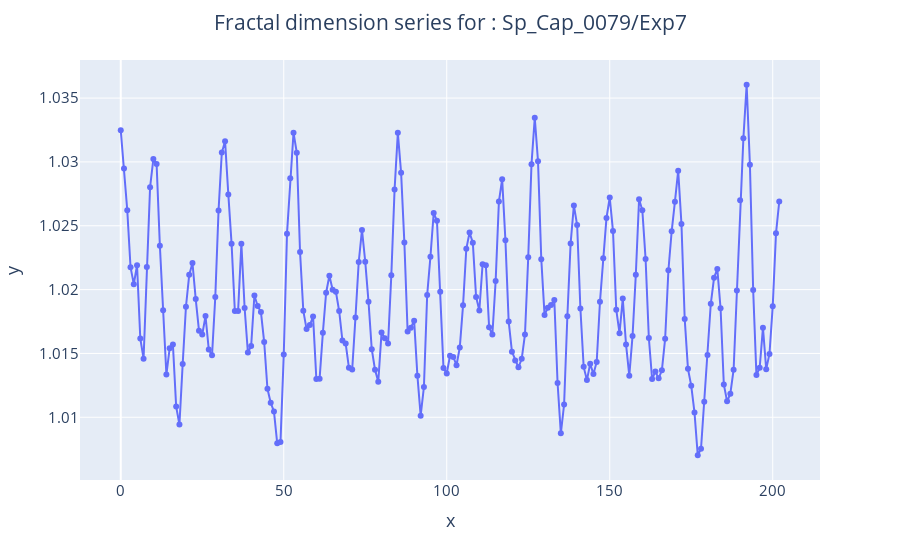

Notebook source saved alongside this figure:
### Code cell
mindice=63
fig = px.line(y=dfCelsDimFrac.dimFracDistro.iloc[mindice], markers=True)
fig.update_layout(title_text='Fractal dimension series for : '+dfCelsDimFrac.cel.iloc[mindice], 
                  title_x=0.5,font=dict(size=15))
fig.show()

### Figure 1 — Plotly figure (JSON) as saved in the notebook; plotly's stock layout.template omitted (floating-point values rounded to 4 significant figures; data arrays with more than 128 entries replaced by an {"elided": "..."} marker saying what was removed)
{"data": [{"hovertemplate": "x=%{x}<br>y=%{y}<extra></extra>", "legendgroup": "", "line": {"color": "#636efa", "dash": "solid"}, "marker": {"symbol": "circle"}, "mode": "lines+markers", "name": "", "orientation": "v", "showlegend": false, "type": "scatter", "x": {"elided": "203 int values"}, "xaxis": "x", "y": {"elided": "203 float values"}, "yaxis": "y"}], "layout": {"font": {"size": 15}, "legend": {"tracegroupgap": 0}, "margin": {"t": 60}, "title": {"text": "Fractal dimension series for : Sp_Cap_0079/Exp7", "x": 0.5}, "xaxis": {"anchor": "y", "domain": [0, 1], "title": {"text": "x"}}, "yaxis": {"anchor": "x", "domain": [0, 1], "title": {"text": "y"}}}}
